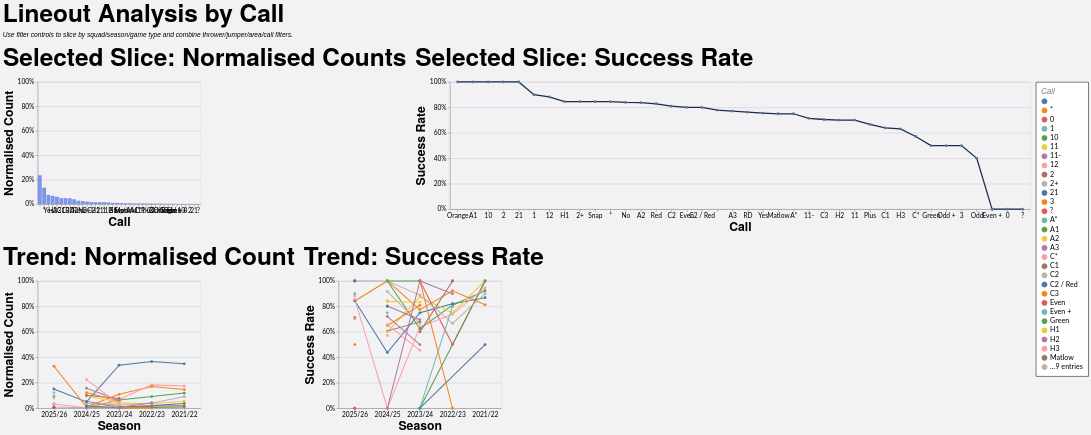

The specification (Vega-Lite) saved for this image:
### Vega-Lite specification from a JSON file in a GitHub repository (floating-point values rounded to 4 significant figures; data arrays with more than 128 entries replaced by an {"elided": "..."} marker saying what was removed)
{"config": {"axis": {"labelFont": "Lato, sans-serif", "titleFont": "PT Sans Narrow, Helvetica Neue, Helvetica, Arial, sans-serif", "labelFontSize": 13, "titleFontSize": 24, "gridColor": "#202947", "gridOpacity": 0.2}, "header": {"labelFont": "PT Sans Narrow, Helvetica Neue, Helvetica, Arial, sans-serif", "titleFont": "PT Sans Narrow, Helvetica Neue, Helvetica, Arial, sans-serif", "labelFontSize": 24, "titleFontSize": 28, "labelFontWeight": "bold", "orient": "left"}, "legend": {"labelFont": "Lato, sans-serif", "titleFont": "PT Sans Narrow, Helvetica Neue, Helvetica, Arial, sans-serif", "labelFontSize": 14, "titleFontSize": 16, "titlePadding": 5, "fillColor": "white", "strokeColor": "black", "padding": 10, "titleFontWeight": "lighter", "titleFontStyle": "italic", "titleColor": "gray", "offset": 10}, "title": {"font": "PT Sans Narrow, Helvetica Neue, Helvetica, Arial, sans-serif", "fontSize": 48, "fontWeight": "bold", "anchor": "start", "align": "center", "titlePadding": 20, "subtitlePadding": 10, "subtitleFontSize": 13, "subtitleColor": "", "subtitleFontStyle": "italic", "offset": 15, "color": "black"}, "axisX": {"labelAngle": 0}, "facet": {"title": null, "header": null, "align": {"row": "each", "column": "each"}}, "resolve": {"scale": {"y": "independent", "facet": "independent"}}, "background": "#f2f1f4", "scale": {"offsetBandPaddingOuter": 0.2, "offsetBandPaddingInner": 0.1}}, "vconcat": [{"hconcat": [{"mark": {"type": "bar", "color": "#7d96e8"}, "encoding": {"tooltip": [{"field": "call", "title": "Call", "type": "nominal"}, {"field": "attempts", "format": ",.0f", "title": "Lineouts", "type": "quantitative"}, {"field": "share", "format": ".1%", "title": "Normalised Count", "type": "quantitative"}], "x": {"field": "call", "sort": "-y", "title": "Call", "type": "nominal"}, "y": {"axis": {"format": "%"}, "field": "share", "scale": {"domain": [0, 1]}, "title": "Normalised Count", "type": "quantitative"}}, "height": 240, "title": "Selected Slice: Normalised Counts", "transform": [{"filter": "(loSquad == 'All' || datum.squad == loSquad) && (loGameType == 'All' || (loGameType == 'League + Cup' && (datum.game_type == 'League' || datum.game_type == 'Cup')) || (loGameType == 'League only' && datum.game_type == 'League') || datum.game_type == loGameType) && (loOpposition == 'All' || datum.opposition == loOpposition) && (loThrower == 'All' || datum.thrower == loThrower) && (loJumper == 'All' || datum.jumper == loJumper) && (loArea == 'All' || datum.area == loArea) && (loNumbers == 'All' || datum.numbers == loNumbers) && (loCall == 'All' || datum.call == loCall) && (loCallType == 'All' || datum.call_type == loCallType)"}, {"filter": "(loSeason == 'All' || datum.season == loSeason)"}, {"aggregate": [{"op": "count", "as": "attempts"}, {"op": "sum", "field": "won", "as": "won"}], "groupby": ["call"]}, {"joinaggregate": [{"op": "sum", "field": "attempts", "as": "total_attempts"}]}, {"calculate": "datum.attempts / datum.total_attempts", "as": "share"}, {"calculate": "datum.won / datum.attempts", "as": "success_rate"}], "width": 320}, {"mark": {"type": "line", "color": "#202946", "point": true, "strokeWidth": 2.5}, "encoding": {"tooltip": [{"field": "call", "title": "Call", "type": "nominal"}, {"field": "won", "format": ",.0f", "title": "Won", "type": "quantitative"}, {"field": "attempts", "format": ",.0f", "title": "Lineouts", "type": "quantitative"}, {"field": "success_rate", "format": ".1%", "title": "Success Rate", "type": "quantitative"}], "x": {"field": "call", "sort": "-y", "title": "Call", "type": "nominal"}, "y": {"axis": {"format": "%"}, "field": "success_rate", "scale": {"domain": [0, 1]}, "title": "Success Rate", "type": "quantitative"}}, "height": 250, "title": "Selected Slice: Success Rate", "transform": [{"filter": "(loSquad == 'All' || datum.squad == loSquad) && (loGameType == 'All' || (loGameType == 'League + Cup' && (datum.game_type == 'League' || datum.game_type == 'Cup')) || (loGameType == 'League only' && datum.game_type == 'League') || datum.game_type == loGameType) && (loOpposition == 'All' || datum.opposition == loOpposition) && (loThrower == 'All' || datum.thrower == loThrower) && (loJumper == 'All' || datum.jumper == loJumper) && (loArea == 'All' || datum.area == loArea) && (loNumbers == 'All' || datum.numbers == loNumbers) && (loCall == 'All' || datum.call == loCall) && (loCallType == 'All' || datum.call_type == loCallType)"}, {"filter": "(loSeason == 'All' || datum.season == loSeason)"}, {"aggregate": [{"op": "count", "as": "attempts"}, {"op": "sum", "field": "won", "as": "won"}], "groupby": ["call"]}, {"joinaggregate": [{"op": "sum", "field": "attempts", "as": "total_attempts"}]}, {"calculate": "datum.attempts / datum.total_attempts", "as": "share"}, {"calculate": "datum.won / datum.attempts", "as": "success_rate"}], "width": {"step": 30}}], "spacing": 16}, {"hconcat": [{"mark": {"type": "line", "point": true, "strokeWidth": 2}, "encoding": {"color": {"field": "call", "title": "Call", "type": "nominal"}, "tooltip": [{"field": "season", "title": "Season", "type": "nominal"}, {"field": "call", "title": "Call", "type": "nominal"}, {"field": "attempts", "format": ",.0f", "title": "Lineouts", "type": "quantitative"}, {"field": "norm_count", "format": ".1%", "title": "Normalised Count", "type": "quantitative"}], "x": {"field": "season", "sort": "-x", "title": "Season", "type": "nominal"}, "y": {"axis": {"format": "%"}, "field": "norm_count", "scale": {"domain": [0, 1]}, "title": "Normalised Count", "type": "quantitative"}}, "height": 250, "title": "Trend: Normalised Count", "transform": [{"filter": "(loSquad == 'All' || datum.squad == loSquad) && (loGameType == 'All' || (loGameType == 'League + Cup' && (datum.game_type == 'League' || datum.game_type == 'Cup')) || (loGameType == 'League only' && datum.game_type == 'League') || datum.game_type == loGameType) && (loOpposition == 'All' || datum.opposition == loOpposition) && (loThrower == 'All' || datum.thrower == loThrower) && (loJumper == 'All' || datum.jumper == loJumper) && (loArea == 'All' || datum.area == loArea) && (loNumbers == 'All' || datum.numbers == loNumbers) && (loCall == 'All' || datum.call == loCall) && (loCallType == 'All' || datum.call_type == loCallType)"}, {"aggregate": [{"op": "count", "as": "attempts"}, {"op": "sum", "field": "won", "as": "won"}], "groupby": ["season", "call"]}, {"joinaggregate": [{"op": "sum", "field": "attempts", "as": "season_attempts"}], "groupby": ["season"]}, {"calculate": "datum.attempts / datum.season_attempts", "as": "norm_count"}, {"calculate": "datum.won / datum.attempts", "as": "success_rate"}], "width": 320}, {"mark": {"type": "line", "point": true, "strokeWidth": 2}, "encoding": {"color": {"field": "call", "title": "Call", "type": "nominal"}, "tooltip": [{"field": "season", "title": "Season", "type": "nominal"}, {"field": "call", "title": "Call", "type": "nominal"}, {"field": "won", "format": ",.0f", "title": "Won", "type": "quantitative"}, {"field": "attempts", "format": ",.0f", "title": "Lineouts", "type": "quantitative"}, {"field": "success_rate", "format": ".1%", "title": "Success Rate", "type": "quantitative"}], "x": {"field": "season", "sort": "-x", "title": "Season", "type": "nominal"}, "y": {"axis": {"format": "%"}, "field": "success_rate", "scale": {"domain": [0, 1]}, "title": "Success Rate", "type": "quantitative"}}, "height": 250, "title": "Trend: Success Rate", "transform": [{"filter": "(loSquad == 'All' || datum.squad == loSquad) && (loGameType == 'All' || (loGameType == 'League + Cup' && (datum.game_type == 'League' || datum.game_type == 'Cup')) || (loGameType == 'League only' && datum.game_type == 'League') || datum.game_type == loGameType) && (loOpposition == 'All' || datum.opposition == loOpposition) && (loThrower == 'All' || datum.thrower == loThrower) && (loJumper == 'All' || datum.jumper == loJumper) && (loArea == 'All' || datum.area == loArea) && (loNumbers == 'All' || datum.numbers == loNumbers) && (loCall == 'All' || datum.call == loCall) && (loCallType == 'All' || datum.call_type == loCallType)"}, {"aggregate": [{"op": "count", "as": "attempts"}, {"op": "sum", "field": "won", "as": "won"}], "groupby": ["season", "call"]}, {"joinaggregate": [{"op": "sum", "field": "attempts", "as": "season_attempts"}], "groupby": ["season"]}, {"calculate": "datum.attempts / datum.season_attempts", "as": "norm_count"}, {"calculate": "datum.won / datum.attempts", "as": "success_rate"}], "width": 320}], "spacing": 16}], "data": {"name": "data-da9adb10af1b7c6a32e20fb6e3837081"}, "params": [{"name": "loSquad", "value": "All"}, {"name": "loSeason", "value": "All"}, {"name": "loGameType", "value": "All"}, {"name": "loOpposition", "value": "All"}, {"name": "loThrower", "value": "All"}, {"name": "loJumper", "value": "All"}, {"name": "loArea", "value": "All"}, {"name": "loNumbers", "value": "All"}, {"name": "loCall", "value": "All"}, {"name": "loCallType", "value": "All"}], "spacing": 22, "title": {"text": "Lineout Analysis by Call", "subtitle": "Use filter controls to slice by squad/season/game type and combine thrower/jumper/area/call filters."}, "$schema": "https://vega.github.io/schema/vega-lite/v5.20.1.json", "datasets": {"data-da9adb10af1b7c6a32e20fb6e3837081": {"elided": "1242 records"}}}
